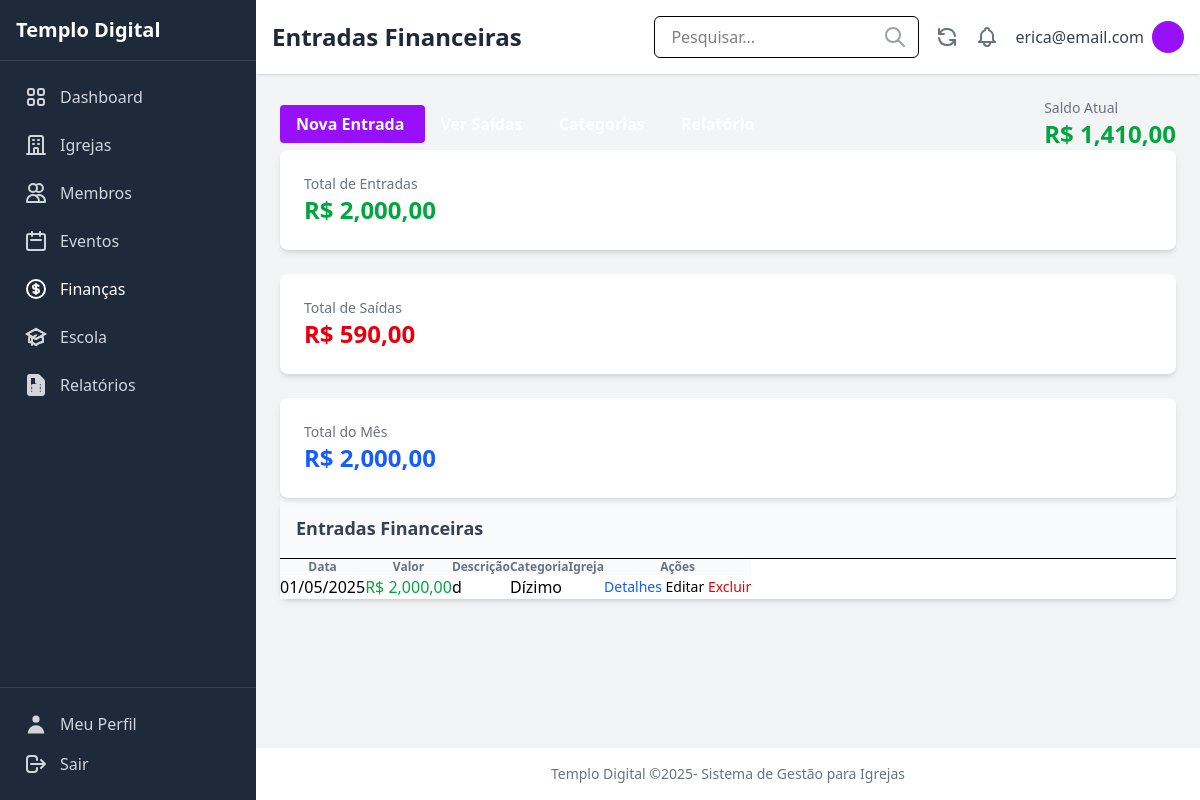
The app's page /financas/entradas/ (signed in), older data.
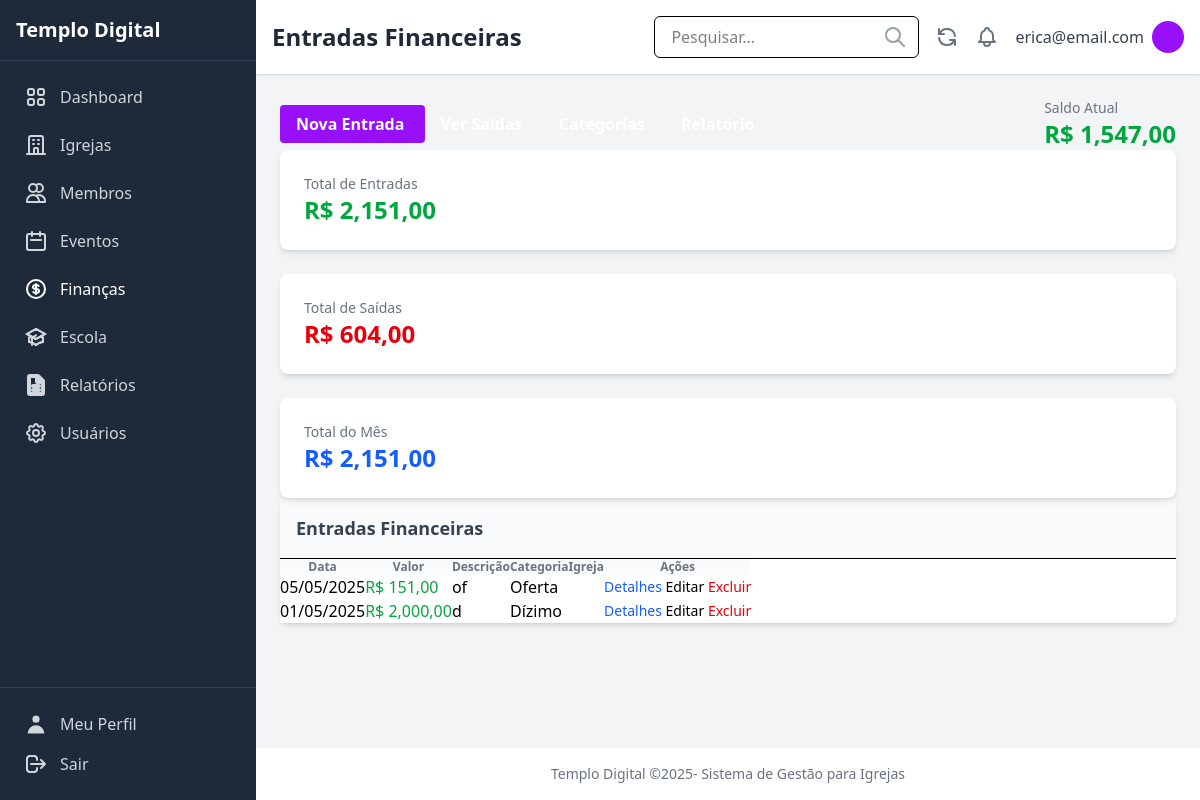
The same page, newer data.
### finances/models.py (models this page shows, shortened)
class Income(models.Model):
    PAYMENT_METHOD_CHOICES = [
        ('dinheiro', 'Dinheiro'),
        ('pix', 'PIX'),
        ('cartao', 'Cartão'),
        ('transferencia', 'Transferência'),
        ('cheque', 'Cheque'),
        ('outro', 'Outro'),
    ]
    date = models.DateField(verbose_name="Data")
    amount = models.DecimalField(max_digits=10, decimal_places=2, verbose_name="Valor")
    description = models.CharField(max_length=255, verbose_name="Descrição")
    category = models.ForeignKey(Category, on_delete=models.PROTECT, verbose_name="Categoria")
    church = models.ForeignKey(Church, on_delete=models.CASCADE, verbose_name="Igreja")
    member = models.ForeignKey(Member, on_delete=models.SET_NULL, null=True, blank=True, verbose_name="Membro")
    payment_method = models.CharField(max_length=15, choices=PAYMENT_METHOD_CHOICES, default='dinheiro', verbose_name="Forma de Pagamento")
    receipt = models.FileField(upload_to='comprovantes/entradas/', null=True, blank=True, verbose_name="Comprovante")
    created_at = models.DateTimeField(auto_now_add=True, verbose_name="Criado em")
    updated_at = models.DateTimeField(auto_now=True, verbose_name="Atualizado em")
    class Meta:
        verbose_name = "Entrada"
        verbose_name_plural = "Entradas"
        ordering = ['-date']

class Category(models.Model):
    TYPE_CHOICES = [
        ('entrada', 'Entrada'),
        ('saida', 'Saída'),
        ('ambos', 'Ambos'),
    ]
    name = models.CharField(max_length=100, verbose_name="Nome")
    category_type = models.CharField(max_length=10, choices=TYPE_CHOICES, default='ambos', verbose_name="Tipo")
    description = models.TextField(blank=True, null=True, verbose_name="Descrição")
    class Meta:
        verbose_name = "Categoria"
        verbose_name_plural = "Categorias"
        ordering = ['name']

### finances/views.py (the view)
# urls.py: path('entradas/', views.income_list, name='income_list'),
@login_required
def income_list(request):
    incomes = Income.objects.all().order_by('-date')
    total_incomes = Income.objects.aggregate(total=Sum('amount'))['total'] or 0
    total_expenses = Expense.objects.aggregate(total=Sum('amount'))['total'] or 0
    balance = total_incomes - total_expenses
    today = timezone.now().date()
    first_day_month = today.replace(day=1)
    incomes_month = Income.objects.filter(date__gte=first_day_month, date__lte=today)
    total_month_income = sum(income.amount for income in incomes_month)
    return render(request, 'finances/income_list.html', {
        "incomes": incomes,
        "total_incomes": total_incomes,
        "total_expenses": total_expenses,
        "balance": balance,
        "total_month_income": total_month_income,
        "active_menu": "finances",
    })

### finances/templates/finances/income_list.html (shortened to what the changed rows need)
{% extends 'core/base.html' %}
{% load static %}
{% load humanize %}
{% block page_title %}Entradas Financeiras{% endblock %}
{% block content %}
<div class="mb-6 flex justify-between items-center">
    <div class="text-right">
        <p class="text-sm text-gray-500">Saldo Atual</p>
        <p class="text-2xl font-bold {% if balance >= 0 %}text-green-600{% else %}text-red-600{% endif %}">
            R$ {{ balance|floatformat:2|intcomma }}
        </p>
    </div>
</div>
<div class="grid grid-cols-1 md:grid-cols-3 gap-6 mb-6">
    <div class="bg-white rounded-lg shadow-md p-6 border-l-4 border-green-500">
        <p class="text-sm text-gray-500 mb-1">Total de Entradas</p>
        <p class="text-2xl font-bold text-green-600">R$ {{ total_incomes|floatformat:2|intcomma }}</p>
    </div>
    <div class="bg-white rounded-lg shadow-md p-6 border-l-4 border-red-500">
        <p class="text-sm text-gray-500 mb-1">Total de Saídas</p>
        <p class="text-2xl font-bold text-red-600">R$ {{ total_expenses|floatformat:2|intcomma }}</p>
    </div>
    <div class="bg-white rounded-lg shadow-md p-6 border-l-4 border-blue-500">
        <p class="text-sm text-gray-500 mb-1">Total do Mês</p>
        <p class="text-2xl font-bold text-blue-600">R$ {{ total_month_income|floatformat:2|intcomma }}</p>
    </div>
</div>
<div class="bg-white rounded-lg shadow-md overflow-hidden">
    <div class="p-4 bg-gray-50 border-b">
        <h2 class="text-lg font-semibold text-gray-700">Entradas Financeiras</h2>
    </div>
    {% if incomes %}
    <div class="overflow-x-auto">
        <table class="min-w-full divide-y divide-gray-200">
            <thead class="bg-gray-50">
                <tr>
                    <th scope="col" class="px-6 py-3 text-left text-xs font-medium text-gray-500 uppercase tracking-wider">Data</th>
                    <th scope="col" class="px-6 py-3 text-left text-xs font-medium text-gray-500 uppercase tracking-wider">Valor</th>
                    <th scope="col" class="px-6 py-3 text-left text-xs font-medium text-gray-500 uppercase tracking-wider">Descrição</th>
                    <th scope="col" class="px-6 py-3 text-left text-xs font-medium text-gray-500 uppercase tracking-wider">Categoria</th>
                    <th scope="col" class="px-6 py-3 text-left text-xs font-medium text-gray-500 uppercase tracking-wider">Igreja</th>
                    <th scope="col" class="px-6 py-3 text-left text-xs font-medium text-gray-500 uppercase tracking-wider">Ações</th>
                </tr>
            </thead>
            <tbody class="bg-white divide-y divide-gray-200">
                {% for income in incomes %}
                <tr>
                    <td class="px-6 py-4 whitespace-nowrap">{{ income.date|date:"d/m/Y" }}</td>
                    <td class="px-6 py-4 whitespace-nowrap font-medium text-green-600">R$ {{ income.amount|floatformat:2|intcomma }}</td>
                    <td class="px-6 py-4 whitespace-nowrap">{{ income.description }}</td>
                    <td class="px-6 py-4 whitespace-nowrap">{{ income.category.name }}</td>
                    <td class="px-6 py-4 whitespace-nowrap">{{ income.churche.name }}</td>
                    <td class="px-6 py-4 whitespace-nowrap text-sm font-medium">
                        <a href="{% url 'finances:income_detail' income.pk %}" class="text-blue-600 hover:text-blue-900 mr-3">Detalhes</a>
                        <a href="{% url 'finances:income_update' income.pk %}" class="text-indigo-600 hover:text-indigo-900 mr-3">Editar</a>
                        <a href="{% url 'finances:income_delete' income.pk %}" class="text-red-600 hover:text-red-900">Excluir</a>
                    </td>
                </tr>
                {% endfor %}
            </tbody>
        </table>
    </div>
    {% else %}
    <div class="p-6 text-center text-gray-500">
        Nenhuma entrada financeira registrada. <a href="{% url 'finances:income_create' %}" class="text-purple-600 hover:text-purple-900">Registrar nova entrada</a>.
    </div>
    {% endif %}
</div>
{% endblock %}

### core/templates/core/base.html (shortened to what the changed rows need)
{% load static tailwind_tags %}
<!DOCTYPE html>
<html lang="pt-br">
  <head>
    {% tailwind_css %}
  </head>
  <body class="bg-gray-100 flex min-h-screen">
    {% if user.is_authenticated %}
      <aside class="w-64 bg-gray-800 text-white flex flex-col fixed inset-y-0 left-0">
        <div class="p-4 border-b border-gray-700">
          <h1 class="text-xl font-semibold">Templo Digital</h1>
        </div>
        <nav class="flex-grow p-4">
          <ul class="space-y-2">
            {% if user.role == 'admin' %}
              <li>
                <a href="{% url 'users:user_list' %}"
                  class="flex items-center p-2 {% if active_menu == 'users' %}
                    bg-purple-700 text-white
                  {% else %}
                    text-gray-300 hover:bg-gray-700 hover:text-white
                  {% endif %} rounded-md">
                  <span class="ml-3">Usuários</span>
                </a>
              </li>
            {% endif %}
          </ul>
        </nav>
      </aside>
    {% endif %}
    {% if user.is_authenticated %}
    <div class="flex-1 flex flex-col ml-64">
    {% else %}
    <div class="flex-1 flex flex-col">
    {% endif %}
        {% if user.is_authenticated %}
      <header class="bg-white shadow-sm p-4 flex justify-between items-center">
        <div>
          <h1 class="text-2xl font-semibold text-gray-800">
            {% block page_title %}{% endblock %}
          </h1>
        </div>
      </header>
        {% endif %}
      <main class="flex-grow p-6">
        {% block content %}{% endblock %}
      </main>
    </div>
  </body>
</html>

Row changes from the older to the newer data that the page shows:
changed CustomUser "erica@email.com": role "membro" → "admin" (drawn)
added Income: date "05/05/2025", amount "151,00", description "of", category.name "Oferta"
Text that changed along with them:
{{ balance|floatformat:2|intcomma }}: "1,410,00" → "1,547,00"
{{ total_incomes|floatformat:2|intcomma }}: "2,000,00" → "2,151,00"
{{ total_expenses|floatformat:2|intcomma }}: "590,00" → "604,00"
{{ total_month_income|floatformat:2|intcomma }}: "2,000,00" → "2,151,00"
text now shown: "Usuários"
